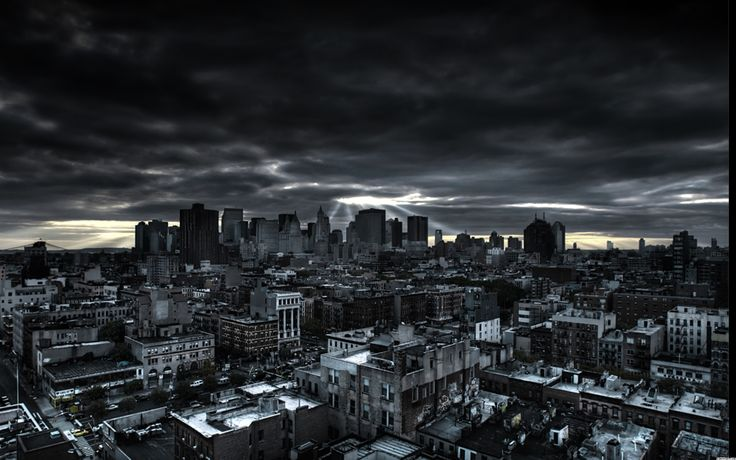
%> input picture primerParcial/practicas/practica3A/city.jpg, 736 x 460 px
$ octave practica3A.m   (GNU Octave 9; MATLAB toolbox functions it lacks are replaced by stand-ins)
%> lines starting %> are read from the running program, lines starting %| are printed output that depends on the picture
% Carga la imagen 'peppers.png'
a = imread('city.jpg');
%> a is the input picture: size 460x736x3 uint8; mean R, G, B 41.9, 45.6, 49.2

% Extracción de canales RGB
R = a(:,:,1);
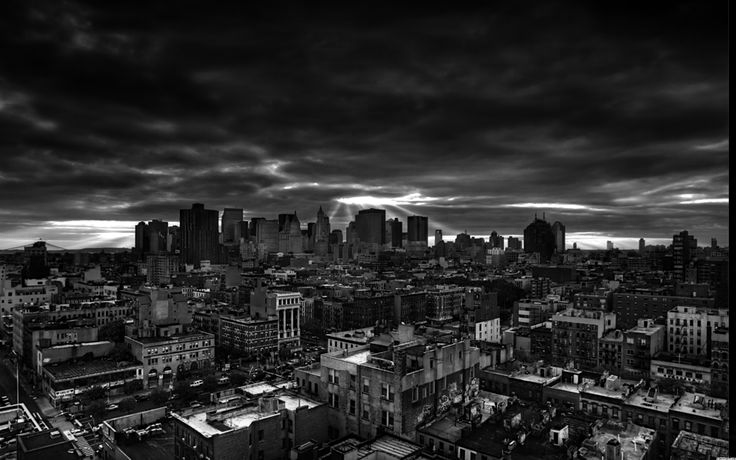
%> R: size 460x736 uint8; min 0, max 255, mean 41.9
G = a(:,:,2);
B = a(:,:,3);
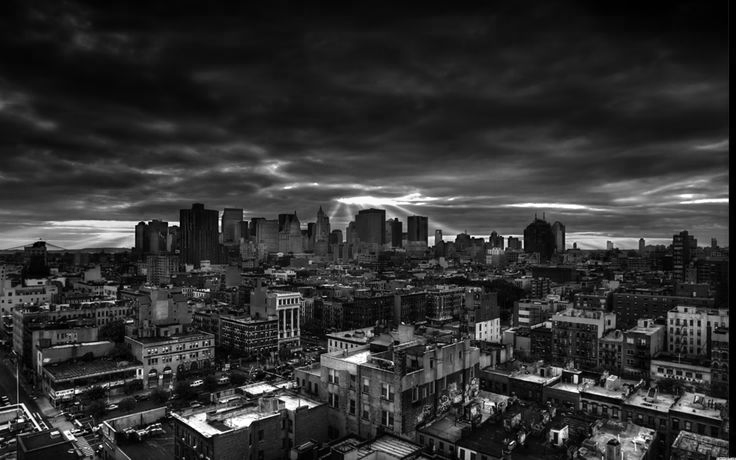
%> B: size 460x736 uint8; min 0, max 255, mean 49.2

% Ecualización de histograma para cada canal
R_eq = ecualizar_histograma(R);
%> in ecualizar_histograma, `h = imhist(img);`: h = 256 values, max 8511 at index 20, min 42 at index 234, mean 1322.5
%> in ecualizar_histograma, `cdf = cumsum(h) / numel(img);`: cdf = 256 values from 0.0198 to 1
%> in ecualizar_histograma, `img_eq = cdf(img+1);`:
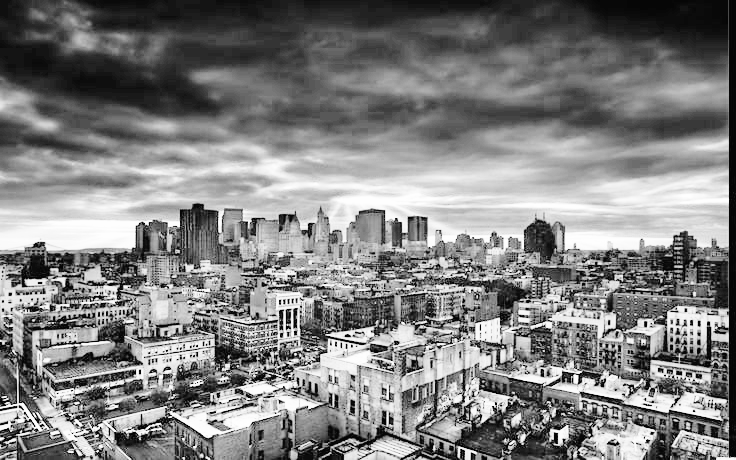
%> img_eq: size 460x736 double; min 0.0198, max 0.998, mean 0.506
G_eq = ecualizar_histograma(G);
B_eq = ecualizar_histograma(B);
%> in ecualizar_histograma (call 3), `h = imhist(img);`: h = 256 values, max 7205 at index 26, min 43 at index 236, mean 1322.5
%> in ecualizar_histograma (call 3), `cdf = cumsum(h) / numel(img);`: cdf = 256 values from 0.00539 to 1
%> in ecualizar_histograma (call 3), `img_eq = cdf(img+1);`:
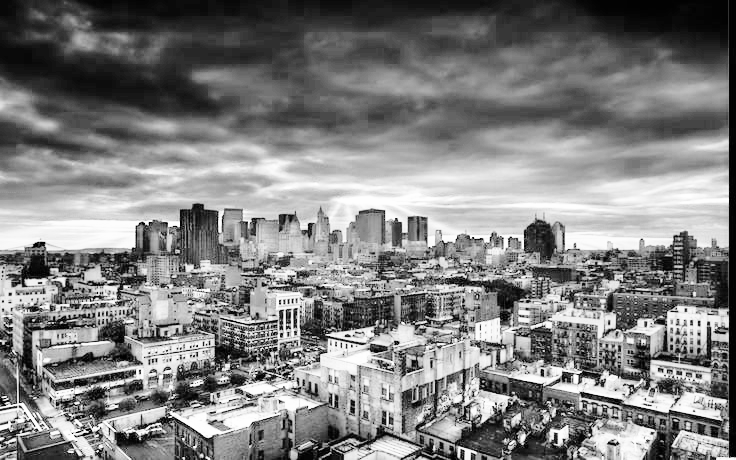
%> img_eq: size 460x736 double; min 0.00539, max 0.999, mean 0.505

% Recombinación de canales
a_eq = cat(3, R_eq, G_eq, B_eq);
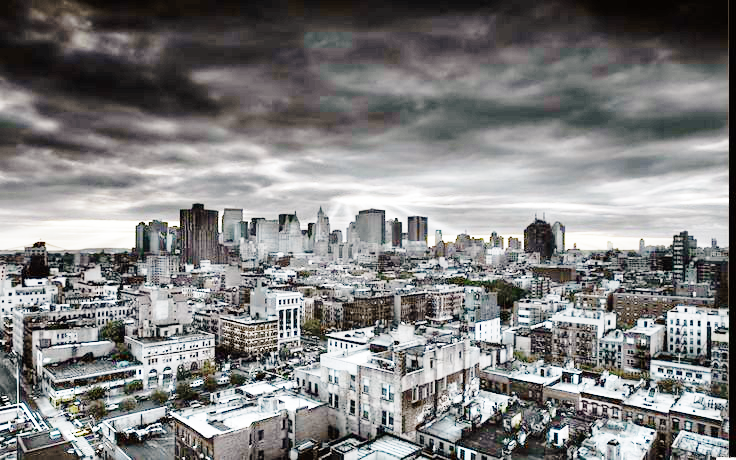
%> a_eq: size 460x736x3 uint8; mean R, G, B 129.2, 129, 128.9

% Visualización de imágenes
figure;
subplot(1,2,1);
imshow(a);
title('Imagen Original');
subplot(1,2,2);
imshow(a_eq);
title('Imagen Ecualizada');

% Función para ecualizar el histograma
function img_eq = ecualizar_histograma(img)
    % Calcular el histograma
    h = imhist(img);

    % Calcular el histograma acumulativo normalizado
    cdf = cumsum(h) / numel(img);

    % Mapear los valores de la imagen original a los del histograma acumulativo
    img_eq = cdf(img+1);

    % Ajustar el rango de la imagen al rango [0, 255]
    img_eq = uint8(255 * img_eq);
end

$ run again, with primerParcial/practicas/practica3A/dinamarca.jpg copied over primerParcial/practicas/practica3A/city.jpg
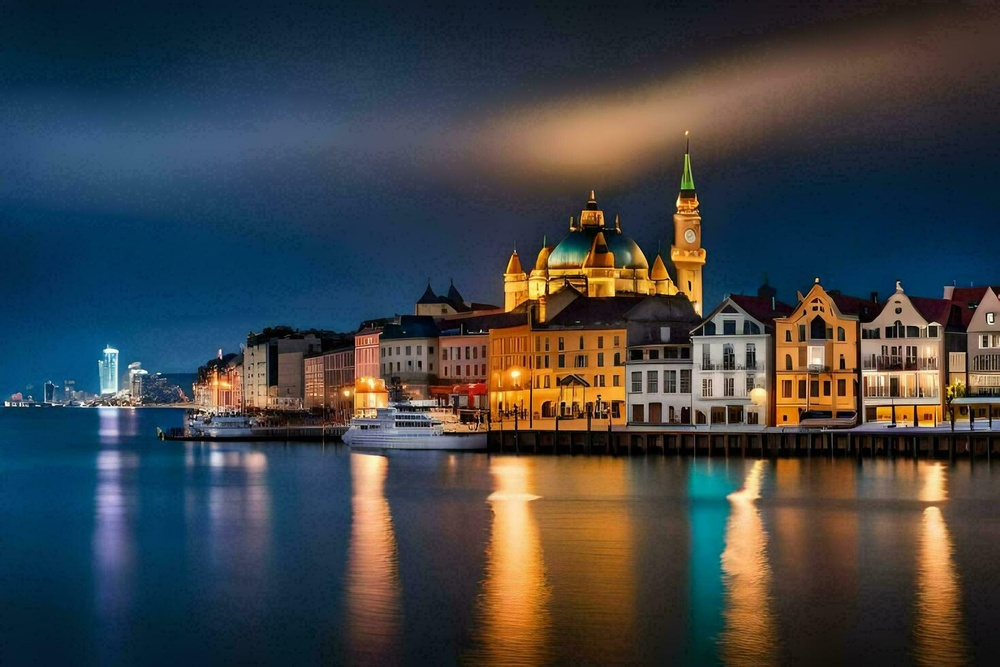
%> input picture primerParcial/practicas/practica3A/dinamarca.jpg, 1000 x 667 px, shrunk from 1470 x 980 before the run
%> a is the input picture: size 667x1000x3 uint8; mean R, G, B 62.6, 66.3, 69.2
%> h = 256 values, max 25226 at index 3, min 326 at index 255, mean 2605.5
%> cdf = 256 values from 0.0321 to 1
%> h = 256 values, max 12558 at index 58, min 11 at index 252, mean 2605.5
%> cdf = 256 values from 0.00257 to 1
%> in ecualizar_histograma (call 2), `img_eq = cdf(img+1);`:
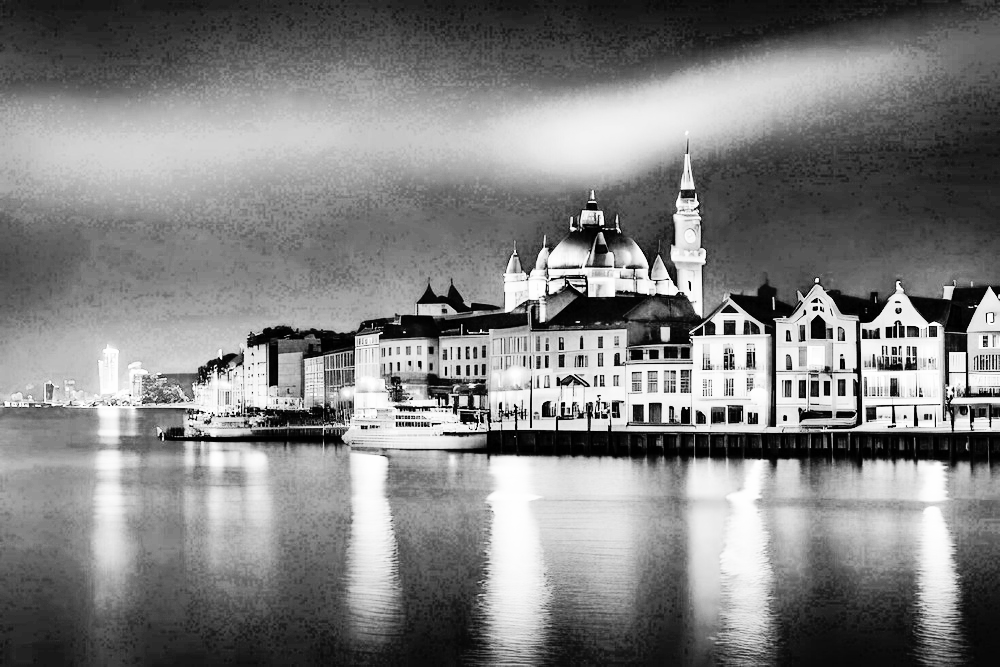
%> img_eq: size 667x1000 double; min 0.00257, max 1, mean 0.505
%> `a_eq = cat(3, R_eq, G_eq, B_eq);`:
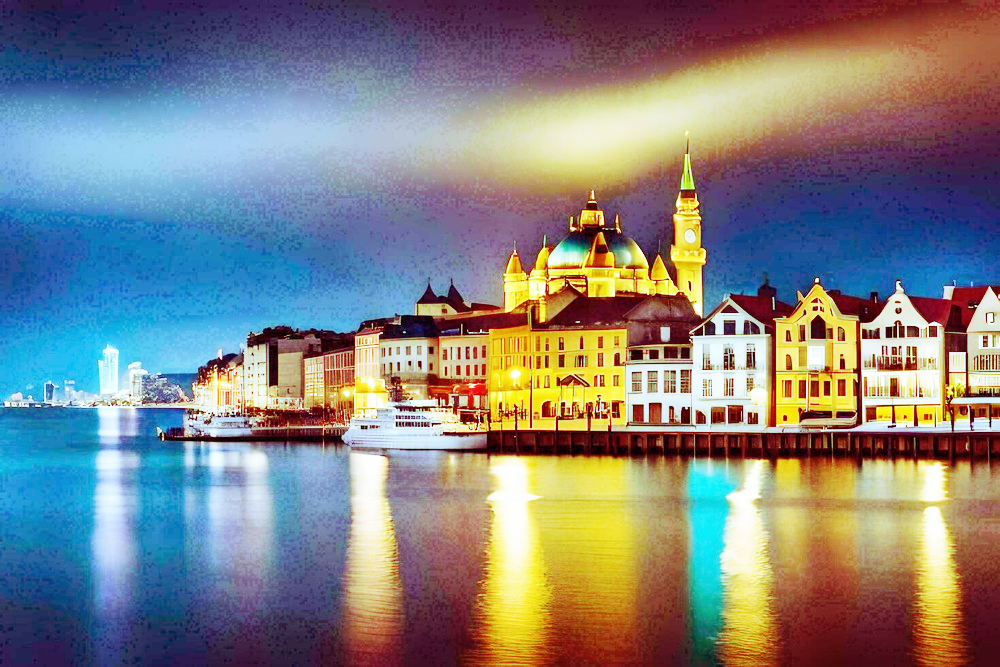
%> a_eq: size 667x1000x3 uint8; mean R, G, B 128.8, 128.7, 128.5
